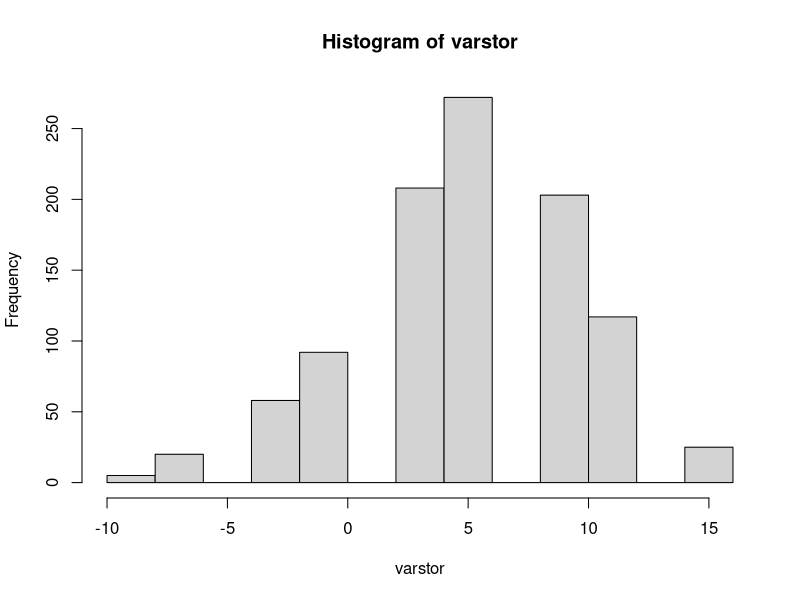

Here is the R script that generated this plot:
## ---- chunk 1
knitr::opts_chunk$set(echo = TRUE)
## ---- chunk 2
require(tidyverse)

## ---- chunk 3
days=1:365
count=15
repeatn=1000
varstor=numeric()
for (j in 1:repeatn){
brownlow = 0
for (i in 1:count) {
  sam=sample(days,size=34,replace = T)
  y=duplicated(sam)
  if (sum(y)>0) brownlow=brownlow+1
  else brownlow = brownlow - 2
}
varstor[j]=brownlow
}
hist(varstor)
var(varstor)
print(mean(varstor))
print(paste('average return = ', mean(varstor)))
## ---- chunk 4
vSorted = sort(varstor)
print(vSorted[50])
print(vSorted[950])
